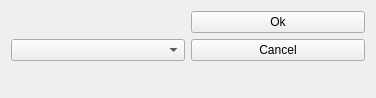
<?xml version="1.0" encoding="UTF-8"?>
<ui version="4.0">
 <class>ComboDialog</class>
 <widget class="QWidget" name="ComboDialog">
  <property name="windowModality">
   <enum>Qt::ApplicationModal</enum>
  </property>
  <property name="geometry">
   <rect>
    <x>0</x>
    <y>0</y>
    <width>376</width>
    <height>98</height>
   </rect>
  </property>
  <property name="windowTitle">
   <string>Form</string>
  </property>
  <layout class="QGridLayout" name="gridLayout_2">
   <item row="0" column="0">
    <layout class="QGridLayout" name="gridLayout">
     <item row="0" column="1">
      <widget class="QPushButton" name="button_ok">
       <property name="text">
        <string>Ok</string>
       </property>
      </widget>
     </item>
     <item row="1" column="1">
      <widget class="QPushButton" name="button_cancel">
       <property name="text">
        <string>Cancel</string>
       </property>
      </widget>
     </item>
     <item row="0" column="0">
      <widget class="QLabel" name="text">
       <property name="text">
        <string/>
       </property>
      </widget>
     </item>
     <item row="1" column="0">
      <widget class="QComboBox" name="comboBox"/>
     </item>
     <item row="2" column="0">
      <spacer name="verticalSpacer">
       <property name="orientation">
        <enum>Qt::Vertical</enum>
       </property>
       <property name="sizeHint" stdset="0">
        <size>
         <width>20</width>
         <height>40</height>
        </size>
       </property>
      </spacer>
     </item>
    </layout>
   </item>
  </layout>
 </widget>
 <resources/>
 <connections/>
</ui>
